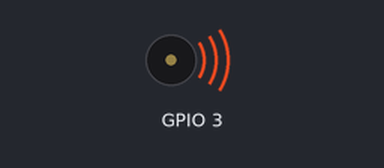
The program below on a simulated ESP32-S3. Parts: buzzer (waves = sounding).

Above: at 0.2 s.
At 6.02 s:
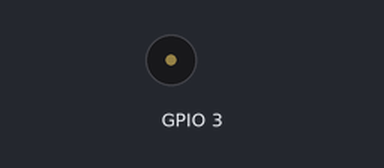
Timing chart, 0 to 7.0 s (numbered marks = the images above):
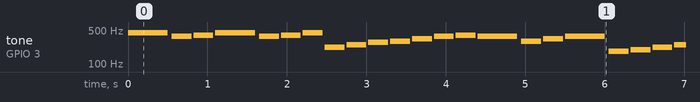

Measured:
- by itself, tone on GPIO 3: plays 440 Hz for 0.50 s, 370 Hz for 0.25 s, 392 Hz for 0.25 s, 440 Hz for 0.50 s, 370 Hz for 0.25 s, 392 Hz for 0.25 s … (337 notes in this stretch)

The program:

main.cpp
```cpp
// (licence header left out)
#include <Arduino.h>
#include <Buzzer.h>

Buzzer buzzer(3);

void setup() {}

void loop() {
  buzzer.begin(10);

  buzzer.sound(NOTE_A4, 500);
  buzzer.sound(NOTE_FS4, 250);
  buzzer.sound(NOTE_G4, 250);
  buzzer.sound(NOTE_A4, 500);
  buzzer.sound(NOTE_FS4, 250);
  buzzer.sound(NOTE_G4, 250);

  buzzer.sound(NOTE_A4, 250);
  buzzer.sound(NOTE_A3, 250);
  buzzer.sound(NOTE_B3, 250);
  buzzer.sound(NOTE_CS4, 250);
  buzzer.sound(NOTE_D4, 250);
  buzzer.sound(NOTE_E4, 250);
  buzzer.sound(NOTE_FS4, 250);
  buzzer.sound(NOTE_G4, 250);

  buzzer.sound(NOTE_FS4, 500);
  buzzer.sound(NOTE_D4, 250);
  buzzer.sound(NOTE_E4, 250);
  buzzer.sound(NOTE_FS4, 500);
  buzzer.sound(NOTE_FS3, 250);
  buzzer.sound(NOTE_G3, 250);

  buzzer.sound(NOTE_A3, 250);
  buzzer.sound(NOTE_B3, 250);
  buzzer.sound(NOTE_A3, 250);
  buzzer.sound(NOTE_G3, 250);
  buzzer.sound(NOTE_A3, 250);
  buzzer.sound(NOTE_FS3, 250);
  buzzer.sound(NOTE_G3, 250);
  buzzer.sound(NOTE_A3, 250);
  // buzzer.sound(NOTE_, 250);

  buzzer.end(2000);
}
```

buzzer_test.bak.cpp
```cpp
// /*
//   Rui Santos
//   Complete project details at https://RandomNerdTutorials.com/esp32-stepper-motor-28byj-48-uln2003/

//   Permission is hereby granted, free of charge, to any person obtaining a copy
//   of this software and associated documentation files.

//   The above copyright notice and this permission notice shall be included in all
//   copies or substantial portions of the Software.

//   Based on Stepper Motor Control - one revolution by Tom Igoe
// */
// #include <Arduino.h>
// #include <Stepper.h>

// #define LEDR_PIN 5
// #define LEDG_PIN 6
// #define LEDB_PIN 7
// #define BUZZ_PIN 3

// int stepCount = 0;         // number of steps the motor has taken

// void setup() {
//   // initialize the serial port:
//   Serial.begin(115200);
//   pinMode(BUZZ_PIN,OUTPUT);
//   pinMode(LEDR_PIN,OUTPUT);
//   pinMode(LEDG_PIN,OUTPUT);
//   pinMode(LEDB_PIN,OUTPUT);
// }

// void loop() {
//   int i;
//   while(1)
//   {
//     for(i=0;i<50;i++)
//     {
//       digitalWrite(BUZZ_PIN,HIGH);
//       delay(1);
//       digitalWrite(BUZZ_PIN,LOW);
//       delay(1);
//     }
//     delay(1000);
//     for(i=0;i<100;i++)
//     {
//       digitalWrite(BUZZ_PIN,HIGH);
//       delay(3);
//       digitalWrite(BUZZ_PIN,LOW);
//       delay(3);
//     }
//     delay(1000);
//   }
//   // step one step:
//   // digitalWrite(LEDR_PIN,HIGH);
//   // digitalWrite(BUZZ_PIN,HIGH);
//   // delay(1000);
//   // digitalWrite(LEDR_PIN,LOW);
//   // digitalWrite(BUZZ_PIN,LOW);
//   // delay(1000);
// }
```

canon_in_d.cpp
```cpp
// /*
//   Rui Santos
//   Complete project details at https://RandomNerdTutorials.com/esp32-stepper-motor-28byj-48-uln2003/

//   Permission is hereby granted, free of charge, to any person obtaining a copy
//   of this software and associated documentation files.

//   The above copyright notice and this permission notice shall be included in all
//   copies or substantial portions of the Software.

//   Based on Stepper Motor Control - one revolution by Tom Igoe
// */
// #include <Arduino.h>
// #include <Buzzer.h>

// Buzzer buzzer(3);

// void setup() {}

// void loop() {
//   buzzer.begin(10);

//   buzzer.sound(NOTE_A4, 500);
//   buzzer.sound(NOTE_FS4, 250);
//   buzzer.sound(NOTE_G4, 250);
//   buzzer.sound(NOTE_A4, 500);
//   buzzer.sound(NOTE_FS4, 250);
//   buzzer.sound(NOTE_G4, 250);

//   buzzer.sound(NOTE_A4, 250);
//   buzzer.sound(NOTE_A3, 250);
//   buzzer.sound(NOTE_B3, 250);
//   buzzer.sound(NOTE_CS4, 250);
//   buzzer.sound(NOTE_D4, 250);
//   buzzer.sound(NOTE_E4, 250);
//   buzzer.sound(NOTE_FS4, 250);
//   buzzer.sound(NOTE_G4, 250);

//   buzzer.sound(NOTE_FS4, 500);
//   buzzer.sound(NOTE_D4, 250);
//   buzzer.sound(NOTE_E4, 250);
//   buzzer.sound(NOTE_FS4, 500);
//   buzzer.sound(NOTE_FS3, 250);
//   buzzer.sound(NOTE_G3, 250);

//   buzzer.sound(NOTE_A3, 250);
//   buzzer.sound(NOTE_B3, 250);
//   buzzer.sound(NOTE_A3, 250);
//   buzzer.sound(NOTE_G3, 250);
//   buzzer.sound(NOTE_A3, 250);
//   buzzer.sound(NOTE_FS3, 250);
//   buzzer.sound(NOTE_G3, 250);
//   buzzer.sound(NOTE_A3, 250);
//   // buzzer.sound(NOTE_, 250);

//   buzzer.end(2000);
// }
```

led_test.bak.cpp
```cpp
// #include <Arduino.h>

// // #define LED_PIN 2
// #define LEDR_PIN 5
// #define LEDG_PIN 6
// #define LEDB_PIN 7

// void setup()
// {
//     Serial.begin(115200);
//     // pinMode(LED_PIN,OUTPUT);
//     pinMode(LEDR_PIN,OUTPUT);
//     pinMode(LEDG_PIN,OUTPUT);
//     pinMode(LEDB_PIN,OUTPUT);
// }

// void loop()
// {
//     Serial.println("Hello world!");
//     delay(1000);
//     for(int i=0;i<150;i+=5)
//     {
//         analogWrite(LEDR_PIN, i);
//         for(int j=0;j<150;j+=5)
//         {
//             analogWrite(LEDG_PIN, j);
//             for(int k=0;k<150;k+=5)
//             {
//                 analogWrite(LEDB_PIN, k);
//                 delay(10);
//             }
//         }
//     }
// }   
```

stepper_test.bak.cpp
```cpp
// (licence header left out)
// #include <Arduino.h>
// #include <Stepper.h>

// // const int stepsPerRevolution = 2048;  // change this to fit the number of steps per revolution
// const int stepsPerRevolution = 200;  // change this to fit the number of steps per revolution

// // ULN2003 Motor Driver Pins
// #define IN1 0
// #define IN2 1
// #define IN3 3
// #define IN4 4

// // initialize the stepper library
// Stepper myStepper(stepsPerRevolution, IN1, IN3, IN2, IN4);

// int stepCount = 0;         // number of steps the motor has taken

// void setup() {
//   // initialize the serial port:
//   Serial.begin(115200);
// }

// void loop() {
//   // step one step:
//   myStepper.step(1);
//   Serial.print("steps:");
//   Serial.println(stepCount);
//   stepCount++;
//   delay(1);
// }
```

stepper_test.cpp
```cpp
// (licence header left out)
#include <Arduino.h>
#include "BasicStepperDriver.h"

// Motor steps per revolution. Most steppers are 200 steps or 1.8 degrees/step
#define MOTOR_STEPS 200
#define RPM 120

// Since microstepping is set externally, make sure this matches the selected mode
// If it doesn't, the motor will move at a different RPM than chosen
// 1=full step, 2=half step etc.
#define MICROSTEPS 1

// All the wires needed for full functionality
#define DIR 4
#define STEP 3
//Uncomment line to use enable/disable functionality
//#define SLEEP 13

// 2-wire basic config, microstepping is hardwired on the driver
BasicStepperDriver stepper(MOTOR_STEPS, DIR, STEP);

//Uncomment line to use enable/disable functionality
//BasicStepperDriver stepper(MOTOR_STEPS, DIR, STEP, SLEEP);

void setup() {
    stepper.begin(RPM, MICROSTEPS);
    // if using enable/disable on ENABLE pin (active LOW) instead of SLEEP uncomment next line
    // stepper.setEnableActiveState(LOW);
}

void loop() {

    // energize coils - the motor will hold position
    // stepper.enable();

    /*
     * Moving motor one full revolution using the degree notation
     */
    stepper.rotate(360);

    /*
     * Moving motor to original position using steps
     */
    stepper.move(-MOTOR_STEPS*MICROSTEPS);

    // pause and allow the motor to be moved by hand
    // stepper.disable();

    delay(5000);
}
```
